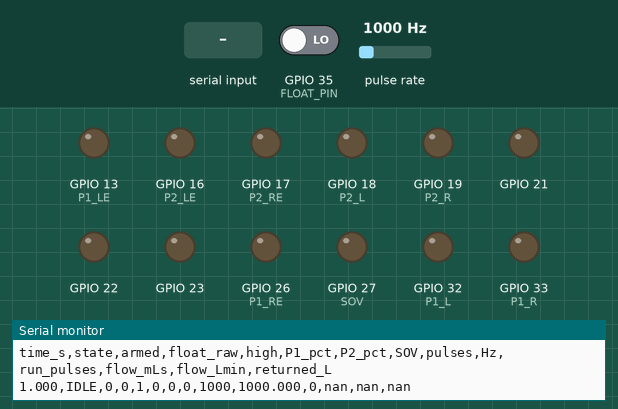
Recording of a sketch running on a simulated ESP32. Shown: output pins drawn as LEDs (lit = HIGH), the last lines printed to the serial monitor. Wiring (inferred from the names in the program): pulse sensor: data GPIO 14. The test bench sets the inputs (shaded band); at power-on: GPIO 35 (FLOAT_PIN) LOW, pulse rate 1000 Hz.

Above: at 1.2 s.
1.3 s: "a\n" received over Serial
2.8 s: "s\n" received over Serial
At 4.3 s:
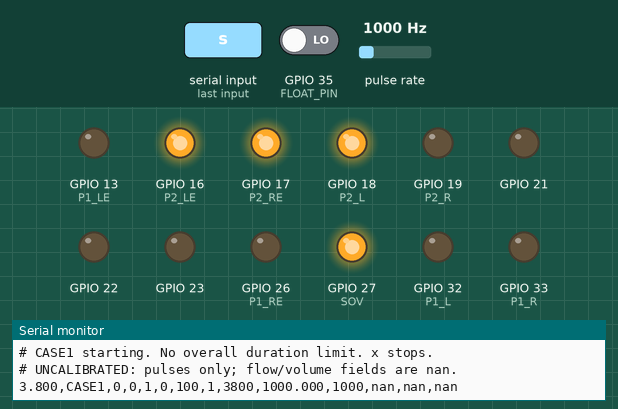
4.6 s: GPIO 35 (FLOAT_PIN) driven HIGH
At 6.3 s:
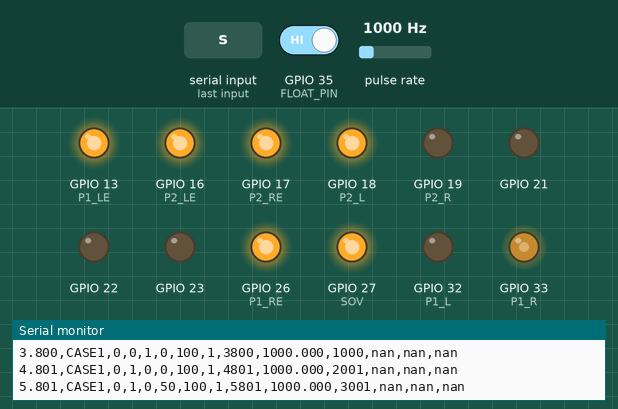
7.1 s: "x\n" received over Serial
At 7.5 s:
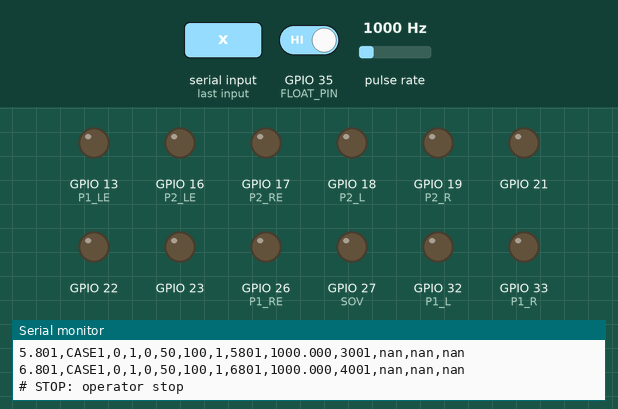
Timing chart, 0 to 9.6 s (numbered marks = the images above; inputs shaded):
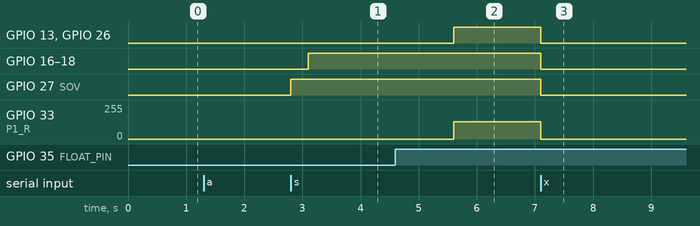

The sketch:

Lam_Case1_Final.ino
```cpp
#include <Arduino.h>
#include <initializer_list>
#include <esp_arduino_version.h>
#include <math.h>
#include <stdlib.h>
#include <string.h>
#if !defined(CONFIG_IDF_TARGET_ESP32)
#error "Select a classic ESP32-WROOM-32 target"
#endif
#if ESP_ARDUINO_VERSION_MAJOR < 2
#error "Requires Arduino-ESP32 core 2.x or 3.x"
#endif

// CASE 1 only: continuous recirculation, NO overall run timer.
// P2 LPWM drive; choose wiring below with power off.
constexpr bool P2_RPWM_HARD_GROUNDED=false;
// false: GPIO19 -> driver RPWM, no external ground on GPIO19.
// true: disconnect GPIO19 lead; connect driver RPWM directly to driver GND.
constexpr int P1_R=33,P1_L=32,P1_RE=26,P1_LE=13;
constexpr int P2_R=19,P2_L=18,P2_RE=17,P2_LE=16;
constexpr int FLOAT_PIN=35,FLOW_PIN=14,SOV=27;
constexpr int FLOAT_HIGH=LOW,VALVE_OPEN=HIGH;
constexpr uint32_t VALVE_DELAY_MS=300, CLEAR_MS=1000;
constexpr uint32_t FIRST_FLOW_TIMEOUT_MS=20000, FLOW_LOSS_MS=3000;
float K_PULSES_PER_LITRE=0; // Enter measured K with 'k <pulses/litre>' while IDLE.
bool plotMode=false;
char commandBuffer[64];
size_t commandLength=0;
bool discardCommand=false;

enum RunState { IDLE, OPENING, CIRCULATING, FAULT };
RunState state=IDLE;
bool armed=false,pwmOK=false,blocked=false,clearing=false,flowSeen=false;
int p1Duty=0; bool p2On=false,sovOn=false;
uint32_t startAt=0,clearAt=0,lastPulseAt=0,observed=0;
uint32_t runStartPulses=0,runPulses=0,reportAt=0,reportPulses=0;
portMUX_TYPE mux=portMUX_INITIALIZER_UNLOCKED;
volatile uint32_t totalPulses=0;

void ARDUINO_ISR_ATTR onFlow() {
  portENTER_CRITICAL_ISR(&mux); ++totalPulses; portEXIT_CRITICAL_ISR(&mux);
}
uint32_t pulses() {
  portENTER_CRITICAL(&mux); uint32_t n=totalPulses; portEXIT_CRITICAL(&mux); return n;
}
void lowOutput(int p) { pinMode(p,OUTPUT); digitalWrite(p,LOW); }
bool pwmWrite(uint32_t duty) {
#if ESP_ARDUINO_VERSION_MAJOR >= 3
  return ledcWrite(P1_R,duty);
#else
  ledcWrite(0,duty); return true;
#endif
}
bool initPWM() {
#if ESP_ARDUINO_VERSION_MAJOR >= 3
  return ledcAttach(P1_R,20000,10) && pwmWrite(0);
#else
  if(ledcSetup(0,20000,10)<=0) return false;
  ledcAttachPin(P1_R,0); return pwmWrite(0);
#endif
}
bool pump1(bool on) {
  if(!on) { digitalWrite(P1_RE,LOW); digitalWrite(P1_LE,LOW); }
  digitalWrite(P1_L,LOW);
  bool ok=pwmOK && pwmWrite(on?512:0);
  digitalWrite(P1_RE,on && ok); digitalWrite(P1_LE,on && ok);
  p1Duty=on && ok?50:0; return !on || ok;
}
void pump2(bool on) {
  if(!on) { digitalWrite(P2_RE,LOW); digitalWrite(P2_LE,LOW); }
  if(!P2_RPWM_HARD_GROUNDED) digitalWrite(P2_R,LOW);
  digitalWrite(P2_L,on?HIGH:LOW);
  if(on) { digitalWrite(P2_RE,HIGH); digitalWrite(P2_LE,HIGH); }
  p2On=on;
}
void valve(bool on) { digitalWrite(SOV,on?VALVE_OPEN:!VALVE_OPEN); sovOn=on; }
void stopRun(bool fault,const char* why) {
  if(state==OPENING || state==CIRCULATING) runPulses=pulses()-runStartPulses;
  pump1(false); pump2(false); valve(false); armed=false;
  state=fault?FAULT:IDLE;
  Serial.printf("# %s: %s\n",fault?"FAULT":"STOP",why);
}
void startRun() {
  if(state!=IDLE || !armed || !pwmOK) { Serial.println("# Not ready: r resets fault; a arms; s starts."); return; }
  armed=false; blocked=digitalRead(FLOAT_PIN)==FLOAT_HIGH; clearing=false;
  flowSeen=false; runPulses=0;
  runStartPulses=observed=pulses(); startAt=lastPulseAt=millis();
  reportAt=startAt; reportPulses=runStartPulses;
  valve(true); state=OPENING;
  Serial.println("# CASE1 starting. No overall duration limit. x stops.");
  if(K_PULSES_PER_LITRE<=0) Serial.println("# UNCALIBRATED: pulses only; flow/volume fields are nan.");
}
void csvHeader() {
  Serial.println("time_s,state,armed,float_raw,high,P1_pct,P2_pct,SOV,pulses,Hz,run_pulses,flow_mLs,flow_Lmin,returned_L");
}
void handleCommand(char* c) {
  if(strcmp(c,"a")==0 && state==IDLE && pwmOK) { armed=true; Serial.println("# ARMED"); }
  else if(strcmp(c,"s")==0) startRun();
  else if(strcmp(c,"r")==0 && state==FAULT && pwmOK) stopRun(false,"fault acknowledged; fix cause before restarting");
  else if(strcmp(c,"p")==0) {
    if(!plotMode && K_PULSES_PER_LITRE<=0) { Serial.println("# Enter measured k before plot mode."); return; }
    plotMode=!plotMode;
    if(!plotMode) csvHeader();
    else Serial.println("# Plot mode: 1 sample/second, mL/s and L/min.");
  }
  else if(c[0]=='k' && c[1]==' ' && state==IDLE) {
    char* end; float k=strtof(c+2,&end);
    while(*end==' ') ++end;
    if(end==c+2 || *end!='\0' || !isfinite(k) || k<=0) {
      Serial.println("# Invalid K. Example syntax: k 6000 (use YOUR measured value)."); return;
    }
    K_PULSES_PER_LITRE=k;
    runPulses=0; // Previous trial may have used another calibration.
    Serial.printf("# K=%.4f pulses/L. RAM only: re-enter after reset.\n",k);
  }
  else if(strcmp(c,"h")==0) {
    Serial.println("# Newline commands: a arm; s start; x immediate stop; r reset fault; k <measured K>; p plot/CSV; h help");
  }
  else if(c[0]) Serial.println("# Command rejected: use h; calibration changes require IDLE.");
}
void readCommands() {
  int queued=Serial.available();
  for(int i=0;i<queued;i++) {
    char c=(char)Serial.read();
    // Stop remains immediate, even without a newline or during an overlong line.
    if(c=='x' || c=='X') {
      stopRun(state==FAULT,"operator stop"); commandLength=0; discardCommand=false;
    } else if(c=='\n' || c=='\r') {
      if(!discardCommand && commandLength) {
        commandBuffer[commandLength]='\0'; handleCommand(commandBuffer);
      }
      commandLength=0; discardCommand=false;
    } else if(!discardCommand) {
      if(commandLength<sizeof(commandBuffer)-1) commandBuffer[commandLength++]=c;
      else { commandLength=0; discardCommand=true; Serial.println("# Command too long; line discarded."); }
    }
  }
}
void setup() {
  for(int p:{P1_RE,P1_LE,P2_RE,P2_LE,22,21}) lowOutput(p);
  for(int p:{P1_R,P1_L,P2_L,23}) lowOutput(p);
  if(P2_RPWM_HARD_GROUNDED) pinMode(P2_R,INPUT); else lowOutput(P2_R);
  pinMode(25,INPUT); // P3 disabled; ambiguous PWM net undriven.
  pinMode(SOV,OUTPUT); valve(false);
  pinMode(FLOAT_PIN,INPUT); // External 3.3 V pull-up required.
  pinMode(FLOW_PIN,INPUT); // 3.3 V-compatible signal required.
  Serial.begin(115200); pwmOK=initPWM();
  attachInterrupt(digitalPinToInterrupt(FLOW_PIN),onFlow,RISING);
  stopRun(!pwmOK,pwmOK?"ready":"P1 PWM initialization failed");
  Serial.println("# FINAL CASE1: 115200 baud, select NEWLINE. a=arm; s=start; x=stop; r=reset fault");
  Serial.println("# k <measured pulses/L>=calibration; p=plot/CSV; h=help. No physical start switch.");
  Serial.println("# Continuous circulation; no pulses means FAULT, NOT proof of empty tank.");
  csvHeader();
}
void loop() {
  readCommands();
  uint32_t now=millis(),n=pulses();
  bool high=digitalRead(FLOAT_PIN)==FLOAT_HIGH;
  if(state==OPENING || state==CIRCULATING) {
    if(high) { blocked=true; clearing=false; }
    else if(blocked) {
      if(!clearing) { clearing=true; clearAt=now; }
      if(now-clearAt>=CLEAR_MS) { blocked=false; clearing=false; }
    }
  }
  if(state==OPENING && now-startAt>=VALVE_DELAY_MS) {
    // Ignore pulses before actual pump start for startup flow qualification.
    observed=pulses(); lastPulseAt=now; startAt=now;
    state=CIRCULATING; pump2(true);
  }
  if(state==CIRCULATING) {
    n=pulses();
    if(n!=observed) { observed=n; lastPulseAt=now; flowSeen=true; }
    if(!pump1(!blocked)) stopRun(true,"P1 PWM write failed");
    else if(!flowSeen && now-startAt>=FIRST_FLOW_TIMEOUT_MS)
      stopRun(true,"no flow established; check water, priming, pump and sensor");
    else if(flowSeen && now-lastPulseAt>=FLOW_LOSS_MS)
      stopRun(true,"return flow lost; empty tank OR other fault; inspect before reset");
  }
  if(now-reportAt>=1000) {
    n=pulses(); float hz=(n-reportPulses)*1000.0f/(now-reportAt);
    uint32_t run=(state==OPENING || state==CIRCULATING)?n-runStartPulses:runPulses;
    const char* label=state==IDLE?"IDLE":state==OPENING?"OPENING":state==FAULT?"FAULT":"CASE1";
    float mLs=NAN,Lmin=NAN,litres=NAN;
    if(K_PULSES_PER_LITRE>0) {
      mLs=hz*1000/K_PULSES_PER_LITRE;
      Lmin=hz*60/K_PULSES_PER_LITRE;
      litres=run/K_PULSES_PER_LITRE;
    }
    if(plotMode) Serial.printf("flow_mLs:%.3f\tflow_Lmin:%.3f\n",mLs,Lmin);
    else Serial.printf("%.3f,%s,%d,%d,%d,%d,%d,%d,%lu,%.3f,%lu,%.3f,%.3f,%.4f\n",
      now/1000.0,label,armed,digitalRead(FLOAT_PIN),high,p1Duty,p2On?100:0,sovOn,
      (unsigned long)n,hz,(unsigned long)run,mLs,Lmin,litres);
    reportAt=now; reportPulses=n;
  }
}
```

Measured:
- after the input at 2.8 s, GPIO 16 (P2_LE), GPIO 17 (P2_RE), GPIO 18 (P2_L): LOW → HIGH after 0.30 s; GPIO 27 (SOV): LOW → HIGH at once
- after the input at 4.6 s, GPIO 13 (P1_LE), GPIO 26 (P1_RE): LOW → HIGH after 1.0 s; GPIO 33 (P1_R): 0/255 → 128/255 after 1.0 s
- after the input at 7.1 s, GPIO 13 (P1_LE), GPIO 16 (P2_LE), GPIO 17 (P2_RE), GPIO 18 (P2_L), GPIO 26 (P1_RE), GPIO 27 (SOV): HIGH → LOW at once; GPIO 33 (P1_R): 128/255 → 0/255 at once
